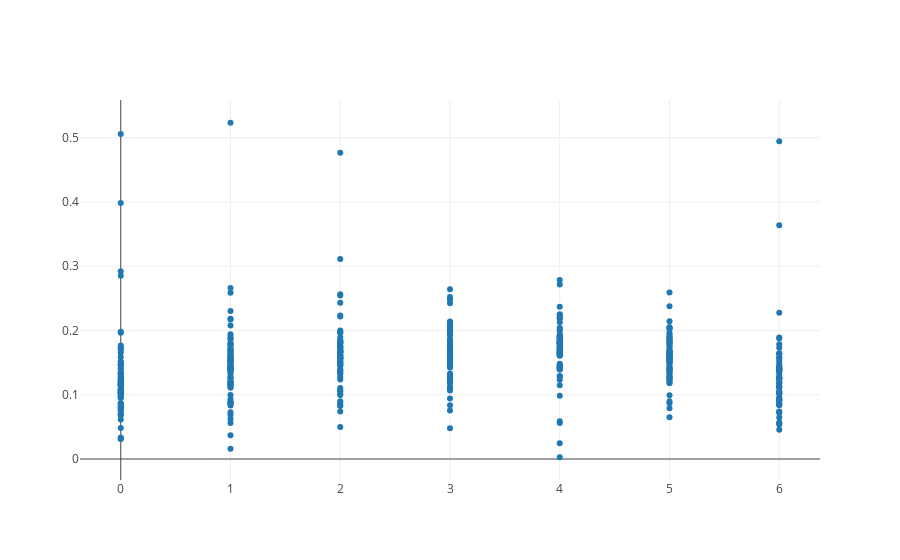

Notebook code cell kept with this figure:
### Code cell
column1 , column2 = [], []
with open('data/cleaned/train.validation.csv') as csvfile:
    reader = csv.reader(csvfile)
    for row in reader:
        column1.append(row[2])
        column2.append(float(row[3]))

iplot([Scatter(x=column1, y=column2, mode='markers')])

### Figure 1 — Plotly figure (JSON) as saved in the notebook; plotly's stock layout.template omitted (floating-point values rounded to 4 significant figures; data arrays with more than 128 entries replaced by an {"elided": "..."} marker saying what was removed)
{"data": [{"mode": "markers", "type": "scatter", "x": {"elided": "500 str values"}, "y": {"elided": "500 float values"}}], "layout": {}}
